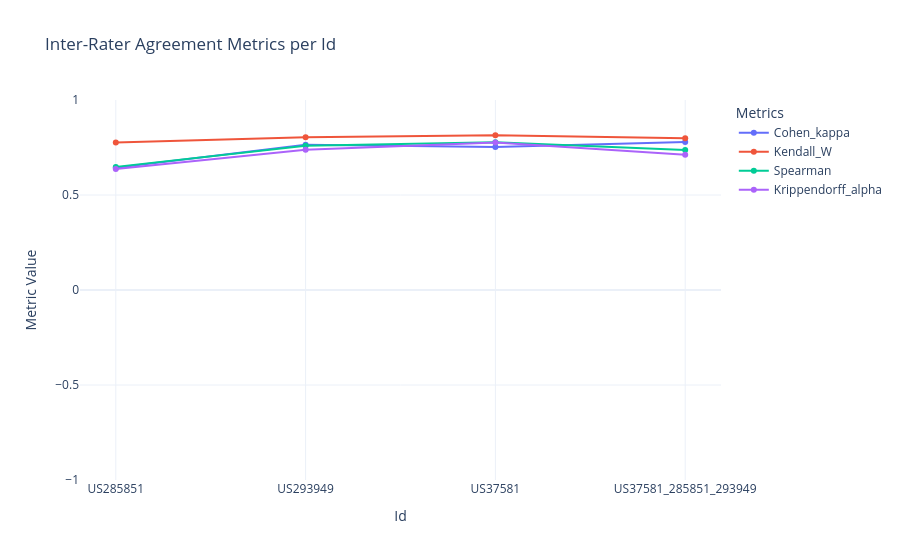
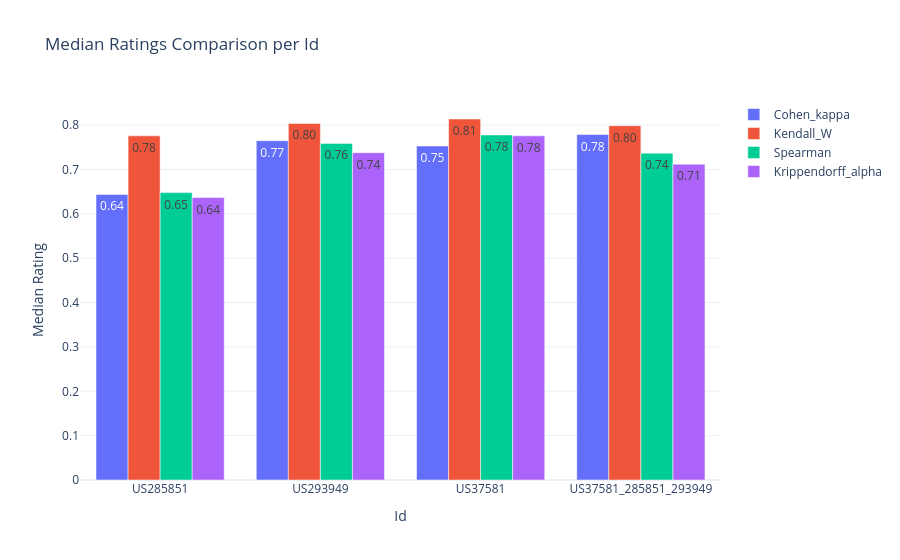

Notebook code cell kept with these figures, in order:
### Code cell
plot_metrics( p_results, njudges=2 )

### Figure 1 — Plotly figure (JSON) as saved in the notebook; plotly's stock layout.template omitted (floating-point values rounded to 4 significant figures)
{"data": [{"mode": "lines+markers+text", "name": "Cohen_kappa", "textposition": "top center", "type": "scatter", "x": ["US285851", "US293949", "US37581", "US37581_285851_293949"], "y": [0.644, 0.765, 0.753, 0.779]}, {"mode": "lines+markers+text", "name": "Kendall_W", "textposition": "top center", "type": "scatter", "x": ["US285851", "US293949", "US37581", "US37581_285851_293949"], "y": [0.776, 0.804, 0.814, 0.799]}, {"mode": "lines+markers+text", "name": "Spearman", "textposition": "top center", "type": "scatter", "x": ["US285851", "US293949", "US37581", "US37581_285851_293949"], "y": [0.648, 0.759, 0.778, 0.737]}, {"mode": "lines+markers+text", "name": "Krippendorff_alpha", "textposition": "top center", "type": "scatter", "x": ["US285851", "US293949", "US37581", "US37581_285851_293949"], "y": [0.637, 0.738, 0.776, 0.712]}], "layout": {"legend": {"title": {"text": "Metrics"}}, "title": {"text": "Inter-Rater Agreement Metrics per Id"}, "xaxis": {"tickmode": "array", "ticktext": ["US285851", "US293949", "US37581", "US37581_285851_293949"], "tickvals": ["US285851", "US293949", "US37581", "US37581_285851_293949"], "title": {"text": "Id"}}, "yaxis": {"range": [-1, 1], "title": {"text": "Metric Value"}}}}

### Figure 2 — Plotly figure (JSON) as saved in the notebook; plotly's stock layout.template omitted (floating-point values rounded to 4 significant figures)
{"data": [{"name": "Cohen_kappa", "text": ["0.64", "0.77", "0.75", "0.78"], "type": "bar", "x": ["US285851", "US293949", "US37581", "US37581_285851_293949"], "y": [0.644, 0.765, 0.753, 0.779]}, {"name": "Kendall_W", "text": ["0.78", "0.80", "0.81", "0.80"], "type": "bar", "x": ["US285851", "US293949", "US37581", "US37581_285851_293949"], "y": [0.776, 0.804, 0.814, 0.799]}, {"name": "Spearman", "text": ["0.65", "0.76", "0.78", "0.74"], "type": "bar", "x": ["US285851", "US293949", "US37581", "US37581_285851_293949"], "y": [0.648, 0.759, 0.778, 0.737]}, {"name": "Krippendorff_alpha", "text": ["0.64", "0.74", "0.78", "0.71"], "type": "bar", "x": ["US285851", "US293949", "US37581", "US37581_285851_293949"], "y": [0.637, 0.738, 0.776, 0.712]}], "layout": {"barmode": "group", "title": {"text": "Median Ratings Comparison per Id"}, "xaxis": {"tickmode": "array", "ticktext": ["US285851", "US293949", "US37581", "US37581_285851_293949"], "tickvals": ["US285851", "US293949", "US37581", "US37581_285851_293949"], "title": {"text": "Id"}}, "yaxis": {"title": {"text": "Median Rating"}}}}
